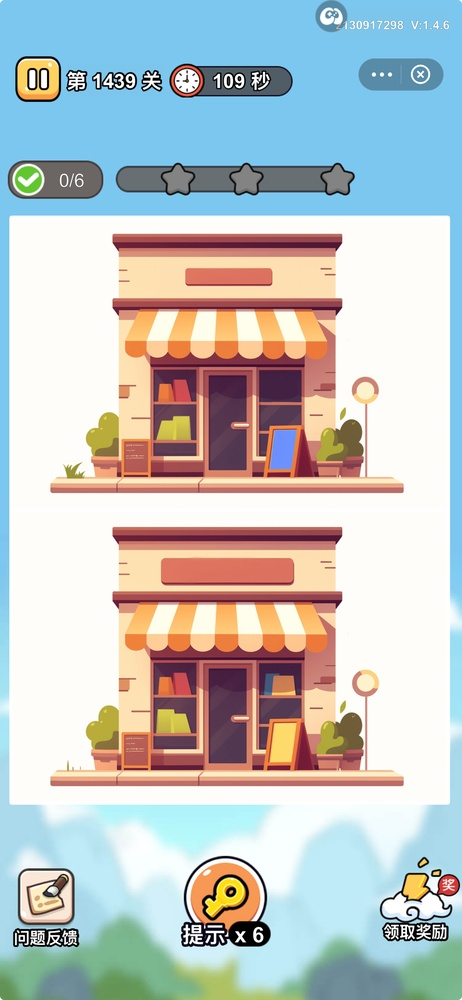
#> input picture Examples/example.jpg, 462 x 1000 px, shrunk from 1284 x 2778 before the run
$ python -i main.py   (imports and definitions only)
#> lines starting #> are read from the running program, lines starting #| are printed output that depends on the picture
#> in process_image, image is the input picture: shape (1000, 462, 3); mean B, G, R 195.1, 195.9, 190.6
import cv2
import numpy as np
import gradio as gr

def find_similar_regions(image: np.ndarray, min_height: int = 100) -> np.ndarray:
    """
    在图像中寻找两个高度相似的区域并将图像分割

    Args:
        image: 输入图像
        min_height: 最小区域高度

    Returns:
        差异图像
    """
#> called with min_height = 100
    # 1. 转换为灰度图
    gray = cv2.cvtColor(image, cv2.COLOR_BGR2GRAY)
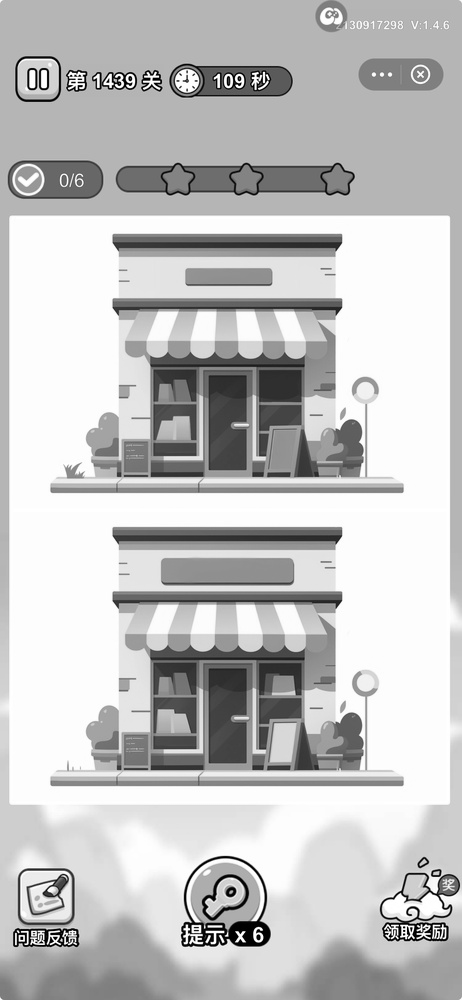
#> gray: shape (1000, 462); min 0, max 255, mean 194.3

    # 2. 创建SIFT检测器并检测特征点
    sift = cv2.SIFT_create()
    keypoints, descriptors = sift.detectAndCompute(gray, None)
#> keypoints = 1127 keypoints; strongest (x, y, size): (22, 938, 1.8), (55, 938, 1.9), (239, 84, 1.9), (130, 78, 2.5)

    # 3. 对特征点按y坐标排序
    keypoints_sorted = sorted(keypoints, key=lambda kp: kp.pt[1])
#> keypoints_sorted has the same summary as keypoints

    # 获取原始图片的高度和宽度
    height, width = image.shape[:2]
#> height = 1000; width = 462
    best_match_count = 0
    best_matches = []
    best_top_points = []
    best_bottom_points = []

    # 设定step为len(keypoints_sorted)//200, 如果len(keypoints_sorted)小于200，则step为1
    step = max(1, len(keypoints_sorted)//200)
#> step = 5
    # 遍历图像的不同分割点，寻找最佳匹配位置
    for split_y in range(min_height, height - min_height, step):
        # 根据分割点将特征点分为上下两部分
        top_points = [kp for kp in keypoints_sorted if kp.pt[1] < split_y]
        bottom_points = [kp for kp in keypoints_sorted if kp.pt[1] >= split_y]

        # 确保上下两部分都有特征点
        if len(top_points) > 0 and len(bottom_points) > 0:
            # 获取上下两部分特征点对应的描述符
            top_desc = np.array([descriptors[keypoints.index(kp)] for kp in top_points])
            bottom_desc = np.array([descriptors[keypoints.index(kp)] for kp in bottom_points])

            # 使用BFMatcher替代FLANN，更适合SIFT特征匹配
            bf = cv2.BFMatcher()
            # 对每个特征点找到最佳的2个匹配点
            matches = bf.knnMatch(top_desc, bottom_desc, k=2)

            # 使用比率测试筛选出好的匹配点
            good_matches = []
            for match in matches:
                # 确保找到了两个匹配点
                if len(match) == 2:
                    m, n = match
                    # 如果最佳匹配的距离小于次佳匹配的0.7倍，则认为是好的匹配
                    if m.distance < 0.7 * n.distance:
                        good_matches.append(m)

            # 如果当前分割点的匹配数量更多，则更新最佳匹配结果
            if len(good_matches) > best_match_count:
                best_match_count = len(good_matches)
                best_matches = good_matches
                best_top_points = top_points
                best_bottom_points = bottom_points
#> this loop made 160 passes
#> matches on passes 1 to 12: 170 matches, 170 matches, 170 matches, 170 matches, 170 matches, 170 matches, 170 matches, 170 matches, 170 matches, 170 matches, 170 matches, 170 matches
#> after the loop, best_match_count = 185

    # 计算best_matchs中所有匹配点对在y轴的距离，并找出其中出现最频繁的距离
    distances = [abs(best_top_points[m.queryIdx].pt[1] - best_bottom_points[m.trainIdx].pt[1]) for m in best_matches]
#> distances = 185 values, max 862.4 at index 0, min 200.9 at index 159, mean 307.6
    # 将距离值四舍五入到最接近的整数
    distances = [round(d) for d in distances]
#> distances = 185 values, max 862 at index 0, min 201 at index 159, mean 307.5
    distance_counts = {}
    for distance in distances:
        distance_counts[distance] = distance_counts.get(distance, 0) + 1
#> this loop made 185 passes
#> distance on passes 1 to 3: 862, 854, 701
#> after the loop, distance_counts = 17 items
    most_frequent_distance = max(distance_counts, key=distance_counts.get)
#> most_frequent_distance = 293

    # 创建新图像
    new_image = np.vstack((
        image[most_frequent_distance:height, 0:width],  # 裁剪后的图片
        np.full((most_frequent_distance, width, 3), 255, dtype=np.uint8)  # 白色填充
    ))
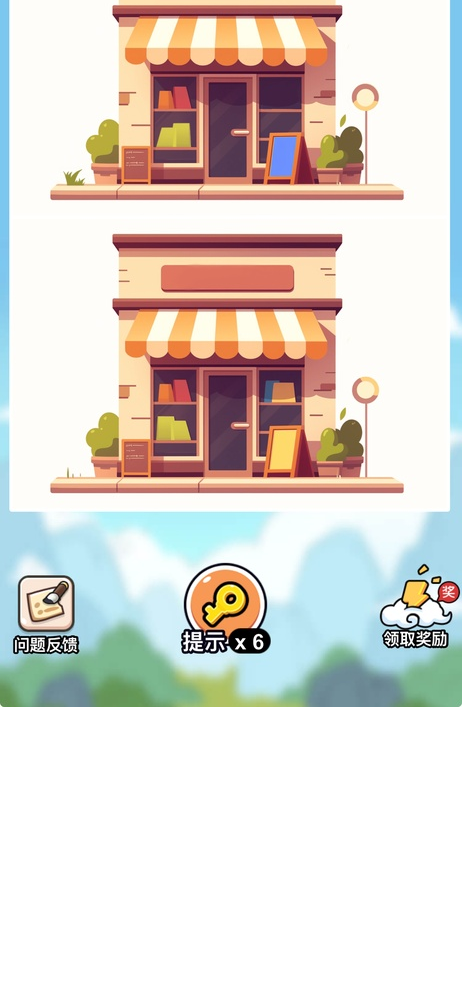
#> new_image: shape (1000, 462, 3); mean B, G, R 207.6, 214.5, 220.9

    diff = cv2.absdiff(image, new_image)
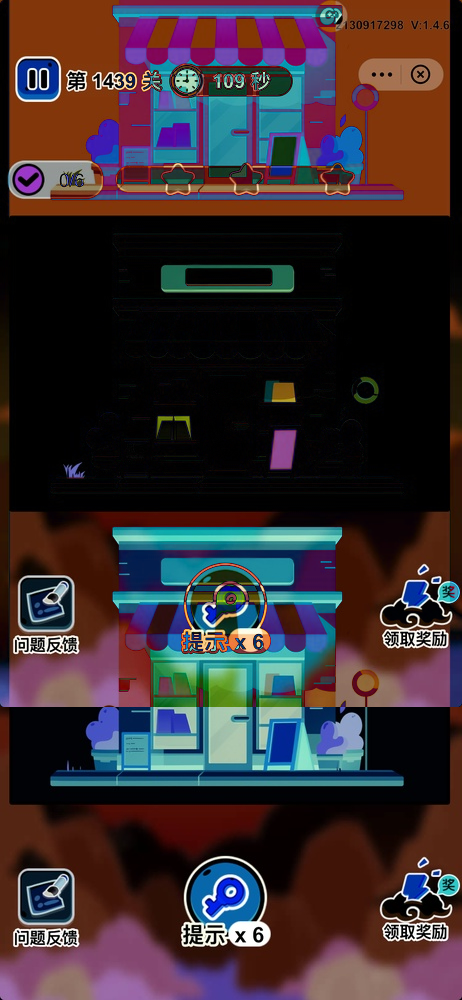
#> diff: shape (1000, 462, 3); mean B, G, R 48.9, 45.5, 57.1
    enhanced_diff = cv2.multiply(diff, 3.5)
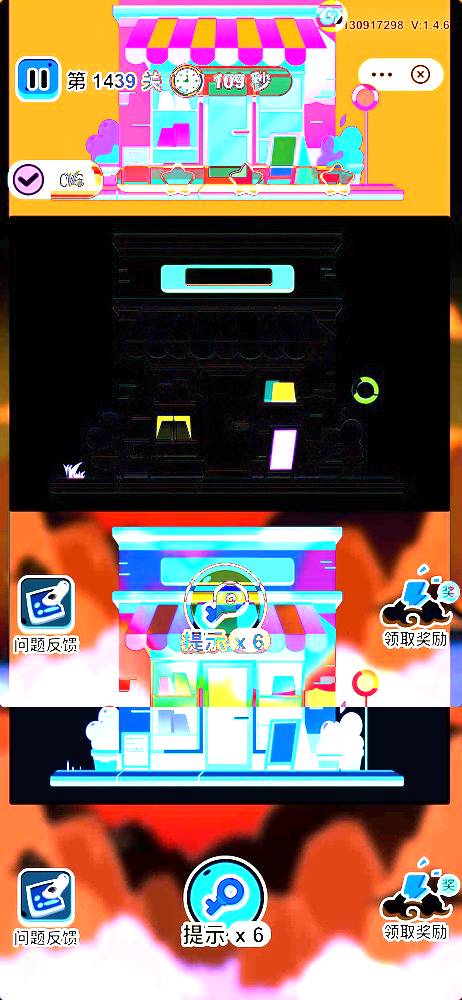
#> enhanced_diff: shape (1000, 462, 3); mean B, G, R 100.8, 111, 133.6

    return enhanced_diff  # 只返回差异图像

def process_image(input_image):
    """
    处理上传的图像并返回结果

    Args:
        input_image: 输入图像路径或numpy数组

    Returns:
        差异图像
    """
    if input_image is None:
        return None

    if isinstance(input_image, str):
        image = cv2.imread(input_image)
    else:
        image = input_image

    if image is None:
        return None

    # 确保图像是BGR格式
    if len(image.shape) == 2:  # 如果是灰度图
        image = cv2.cvtColor(image, cv2.COLOR_GRAY2BGR)

    diff_image = find_similar_regions(image)
    return diff_image

# 创建Gradio界面
def create_interface():
    with gr.Blocks(title="图像相似区域检测器") as interface:
        gr.Markdown("## 图像相似区域检测器\n上传一张图片，自动检测并显示相似区域。")

        with gr.Row():
            input_image = gr.Image(label="输入图像", type="numpy")
            diff_output = gr.Image(label="差异图像")

        process_btn = gr.Button("开始处理")
        process_btn.click(
            fn=process_image,
            inputs=[input_image],
            outputs=[diff_output]
        )

        # 添加示例图片
        gr.Examples(
            examples=["Examples/example.jpg"],
            inputs=input_image,
        )

    return interface

def main():
    interface = create_interface()
    interface.launch(share=False)

# [2 lines not run here, left out]

>>> result = process_image('Examples/example.jpg')
